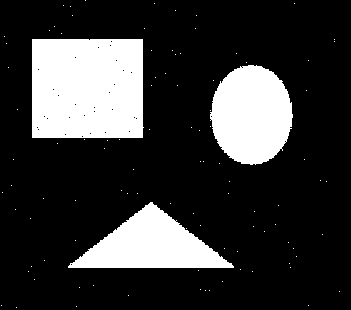
#> input picture project3/task1_img/noise.jpg, 351 x 310 px
$ python task1.py
#> lines starting #> are read from the running program, lines starting #| are printed output that depends on the picture; after the words box and inside, x2 and y2 are one past the last pixel; in counts of white or black regions, pixels touching at a corner belong together
import numpy as np
import cv2
import math

def dilation(binary_image, selem):
    """
    Purpose:
        Do dilation operation on binary image.
    Input:
        binary_image: int, 2D numpy array, value 0 or 1
        selem: int, 2D numpy array. The structuring element
    Output:
        the dilated image.
    """
    row_pad = math.floor(selem.shape[0] / 2)
    col_pad = math.floor(selem.shape[1] / 2)
    res_img = np.zeros(binary_image.shape)
    check_img = np.pad(binary_image, ((row_pad,row_pad),(col_pad, col_pad)), 'constant')
    flipped_selem = np.flip(selem)
    for i in np.arange(row_pad, check_img.shape[0] - row_pad):
        for j in np.arange(col_pad, check_img.shape[1] - col_pad):
            patch = check_img[i-row_pad:i+row_pad+1, j-col_pad:j+col_pad+1]
            if np.any(patch & flipped_selem == 1):
                res_img[i-row_pad, j-col_pad] = 1
    return res_img.astype(np.uint8)

def erosion(binary_image, selem):
    """
    Purpose:
        Do erosion operation on binary image.
    Input:
        binary_image: int, 2D numpy array, value 0 or 1
        selem: int, 2D numpy array. The structuring element
    Output:
        the eroded image.
    """
    row_pad = math.floor(selem.shape[0] / 2)
    col_pad = math.floor(selem.shape[1] / 2)
    res_img = np.zeros(binary_image.shape)
    check_img = np.pad(binary_image, ((row_pad,row_pad),(col_pad, col_pad)), 'constant')
    for i in np.arange(row_pad, check_img.shape[0] - row_pad):
        for j in np.arange(col_pad, check_img.shape[1] - col_pad):
            patch = check_img[i-row_pad:i+row_pad+1, j-col_pad:j+col_pad+1]
            if np.all(patch & selem == selem):
                res_img[i-row_pad, j-col_pad] = 1
    return res_img.astype(np.uint8)

def opening(binary_image, selem):
    return dilation(erosion(binary_image, selem), selem)

def closing(binary_image, selem):
    return erosion(dilation(binary_image, selem), selem)

def boundary(binary_image):
    selem = np.ones((3,3)).astype(np.uint8)
    return binary_image - erosion(binary_image, selem)

def denoising(method=1):
    def method_1(binary_image, selem):
        return closing(opening(binary_image, selem), selem)

    def method_2(binary_image, selem):
        return opening(closing(binary_image, selem), selem)

    if method == 1:
        return method_1
    else:
        return method_2

def threshold(gray_img, thresh):
    res_img = np.zeros(gray_img.shape)
    for i in range(gray_img.shape[0]):
        for j in range(gray_img.shape[1]):
            if gray_img[i,j] > thresh:
                res_img[i,j] = 1
    return res_img.astype(np.uint8)


if __name__ == "__main__":
    img = cv2.imread("../task1_img/noise.jpg")
#> img is the input picture: shape (310, 351, 3); 21.2% white; 101 white regions (98 under 20 px), largest, box (x1, y1, x2, y2) and area: (32, 39, 144, 138) 10960, (210, 65, 293, 165) 6364, (68, 202, 234, 268) 5640
    img = cv2.imread("../task1_img/noise.jpg")
    gray = cv2.cvtColor(img,cv2.COLOR_BGR2GRAY)
    thresh = 127
    struc_elem = np.ones((3,3)).astype(np.uint8)
    binary = threshold(gray, thresh)

    print("**** task1 question a ****")
    res_noise1 = denoising(method=1)(binary, struc_elem)
#> in erosion, `check_img = np.pad(binary_image, ((row_pad,row_pad),(col_pad, col_pad)..`: check_img: shape (312, 353); values 0 (black) and 1 (white), 20.9% white; 101 white regions (98 under 20 px), largest, box (x1, y1, x2, y2) and area: (33, 40, 145, 139) 10960, (211, 66, 294, 166) 6364, (69, 203, 235, 269) 5640
#> after the loop in erosion, `for i in np.arange(row_pad, check_img.shape[0] - row_pad):`:
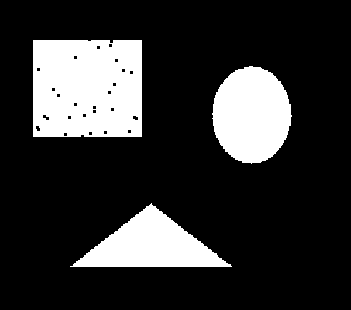
#> res_img: shape (310, 351) float64; values 0 (black) and 1 (white), 19.7% white; 3 white regions, box (x1, y1, x2, y2) and area: (33, 40, 142, 137) 10316, (212, 66, 292, 164) 5974, (70, 203, 232, 267) 5170
#> in dilation, `row_pad = math.floor(selem.shape[0] / 2)`: row_pad = 1
#> in dilation, `check_img = np.pad(binary_image, ((row_pad,row_pad),(col_pad, col_pad)..`: check_img: shape (312, 353); values 0 (black) and 1 (white), 19.5% white; 3 white regions, box (x1, y1, x2, y2) and area: (34, 41, 143, 138) 10316, (213, 67, 293, 165) 5974, (71, 204, 233, 268) 5170
#> after the loop in dilation, `for i in np.arange(row_pad, check_img.shape[0] - row_pad):`: res_img: shape (310, 351) float64; values 0 (black) and 1 (white), 21.1% white; 3 white regions, box (x1, y1, x2, y2) and area: (32, 39, 143, 138) 10956, (211, 65, 293, 165) 6336, (69, 202, 233, 268) 5626
#> in dilation (call 2), `check_img = np.pad(binary_image, ((row_pad,row_pad),(col_pad, col_pad)..`: check_img: shape (312, 353); values 0 (black) and 1 (white), 20.8% white; 3 white regions, box (x1, y1, x2, y2) and area: (33, 40, 144, 139) 10956, (212, 66, 294, 166) 6336, (70, 203, 234, 269) 5626
#> after the loop in dilation (call 2), `for i in np.arange(row_pad, check_img.shape[0] - row_pad):`:
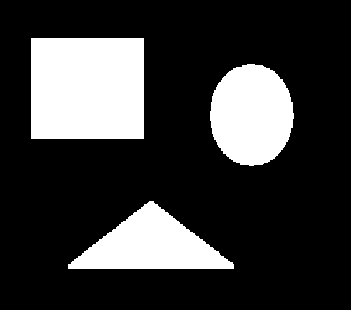
#> res_img: shape (310, 351) float64; values 0 (black) and 1 (white), 22.2% white; 3 white regions, box (x1, y1, x2, y2) and area: (31, 38, 144, 139) 11413, (210, 64, 294, 166) 6705, (68, 201, 234, 269) 6090
#> in erosion (call 2), `check_img = np.pad(binary_image, ((row_pad,row_pad),(col_pad, col_pad)..`: check_img: shape (312, 353); values 0 (black) and 1 (white), 22% white; 3 white regions, box (x1, y1, x2, y2) and area: (32, 39, 145, 140) 11413, (211, 65, 295, 167) 6705, (69, 202, 235, 270) 6090
#> after the loop in erosion (call 2), `for i in np.arange(row_pad, check_img.shape[0] - row_pad):`: res_img: shape (310, 351) float64; values 0 (black) and 1 (white), 21.1% white; 3 white regions, box (x1, y1, x2, y2) and area: (32, 39, 143, 138) 10989, (211, 65, 293, 165) 6337, (69, 202, 233, 268) 5626
    name = "../task1_img" + "/res_noise1" + ".jpg"
    cv2.imwrite(name, res_noise1*255)
    res_noise2 = denoising(method=2)(binary, struc_elem)
#> after the loop in dilation (call 3), `for i in np.arange(row_pad, check_img.shape[0] - row_pad):`: res_img: shape (310, 351) float64; values 0 (black) and 1 (white), 23.1% white; 91 white regions (88 under 20 px), largest, box (x1, y1, x2, y2) and area: (31, 38, 145, 142) 11437, (209, 61, 294, 166) 6781, (67, 201, 235, 272) 6130
#> in erosion (call 3), `check_img = np.pad(binary_image, ((row_pad,row_pad),(col_pad, col_pad)..`: check_img: shape (312, 353); values 0 (black) and 1 (white), 22.8% white; 91 white regions (88 under 20 px), largest, box (x1, y1, x2, y2) and area: (32, 39, 146, 143) 11437, (210, 62, 295, 167) 6781, (68, 202, 236, 273) 6130
#> after the loop in erosion (call 3), `for i in np.arange(row_pad, check_img.shape[0] - row_pad):`:
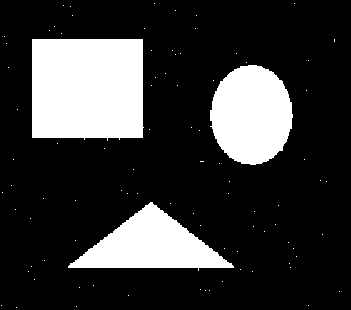
#> res_img: shape (310, 351) float64; values 0 (black) and 1 (white), 21.3% white; 91 white regions (88 under 20 px), largest, box (x1, y1, x2, y2) and area: (32, 39, 144, 141) 10997, (210, 65, 293, 165) 6398, (68, 202, 234, 271) 5656
#> in erosion (call 4), `check_img = np.pad(binary_image, ((row_pad,row_pad),(col_pad, col_pad)..`: check_img: shape (312, 353); values 0 (black) and 1 (white), 21% white; 91 white regions (88 under 20 px), largest, box (x1, y1, x2, y2) and area: (33, 40, 145, 142) 10997, (211, 66, 294, 166) 6398, (69, 203, 235, 272) 5656
#> after the loop in erosion (call 4), `for i in np.arange(row_pad, check_img.shape[0] - row_pad):`:
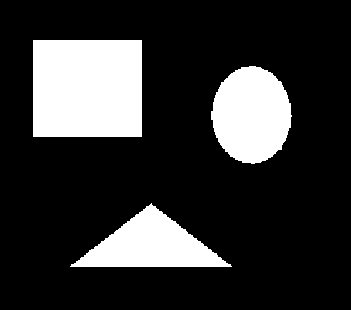
#> res_img: shape (310, 351) float64; values 0 (black) and 1 (white), 20% white; 3 white regions, box (x1, y1, x2, y2) and area: (33, 40, 142, 137) 10573, (211, 66, 292, 164) 6034, (70, 203, 232, 267) 5193
#> in dilation (call 4), `check_img = np.pad(binary_image, ((row_pad,row_pad),(col_pad, col_pad)..`: check_img: shape (312, 353); values 0 (black) and 1 (white), 19.8% white; 3 white regions, box (x1, y1, x2, y2) and area: (34, 41, 143, 138) 10573, (212, 67, 293, 165) 6034, (71, 204, 233, 268) 5193
#> after the loop in dilation (call 4), `for i in np.arange(row_pad, check_img.shape[0] - row_pad):`:
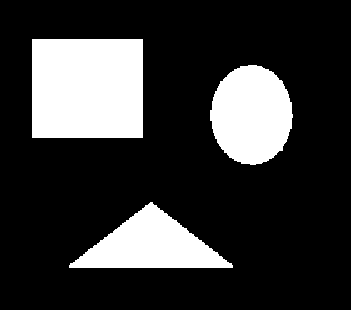
#> res_img: shape (310, 351) float64; values 0 (black) and 1 (white), 21.2% white; 3 white regions, box (x1, y1, x2, y2) and area: (32, 39, 143, 138) 10989, (210, 65, 293, 165) 6396, (69, 202, 233, 268) 5649
    name = "../task1_img" + "/res_noise2" + ".jpg"
    cv2.imwrite(name, res_noise2*255)

    print("**** task1 question c ****")
    res_bound1 = boundary(res_noise1)
#> in erosion (call 5), `check_img = np.pad(binary_image, ((row_pad,row_pad),(col_pad, col_pad)..`: check_img: shape (312, 353); values 0 (black) and 1 (white), 20.8% white; 3 white regions, box (x1, y1, x2, y2) and area: (33, 40, 144, 139) 10989, (212, 66, 294, 166) 6337, (70, 203, 234, 269) 5626
#> after the loop in erosion (call 5), `for i in np.arange(row_pad, check_img.shape[0] - row_pad):`: res_img: shape (310, 351) float64; values 0 (black) and 1 (white), 20% white; 3 white regions, box (x1, y1, x2, y2) and area: (33, 40, 142, 137) 10573, (212, 66, 292, 164) 5977, (70, 203, 232, 267) 5170
#> in boundary, `return binary_image - erosion(binary_image, selem)`: returned value: shape (310, 351); values 0 (black) and 1 (white), 1.1% white in thin lines or dots, all inside (x1, y1, x2, y2) = (32, 39, 293, 268)
    name = "../task1_img" + "/res_bound1" + ".jpg"
    cv2.imwrite(name, res_bound1*255)
    res_bound2 = boundary(res_noise2)
#> in erosion (call 6), `check_img = np.pad(binary_image, ((row_pad,row_pad),(col_pad, col_pad)..`:
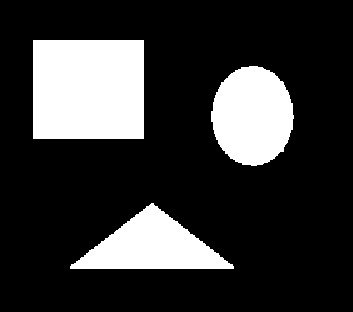
#> check_img: shape (312, 353); values 0 (black) and 1 (white), 20.9% white; 3 white regions, box (x1, y1, x2, y2) and area: (33, 40, 144, 139) 10989, (211, 66, 294, 166) 6396, (70, 203, 234, 269) 5649
#> in boundary (call 2), `return binary_image - erosion(binary_image, selem)`:
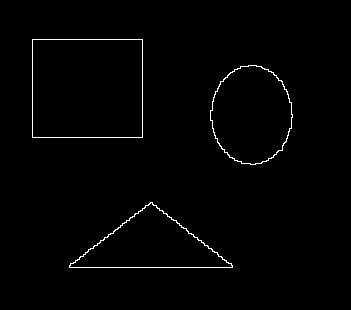
#> returned value: shape (310, 351); values 0 (black) and 1 (white), 1.1% white in thin lines or dots, all inside (x1, y1, x2, y2) = (32, 39, 293, 268)
    name = "../task1_img" + "/res_bound2" + ".jpg"
    cv2.imwrite(name, res_bound2*255)
